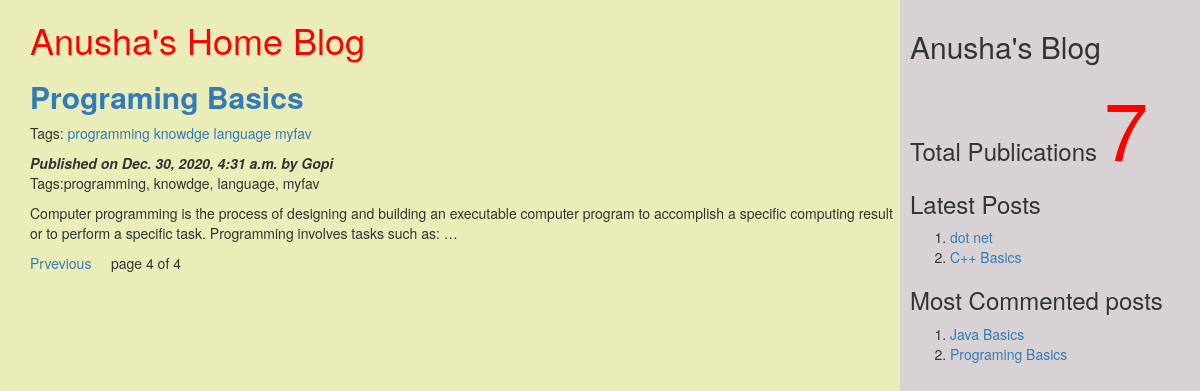
/?page=4, run on the app's committed database.
### myApp/models.py (models this page shows, shortened)
class Post(models.Model):
    tags=TaggableManager()
    STATUS_CHOICES=(('draft','Draft'),('published','Published'))
    title=models.CharField(max_length=200)
    slug=models.SlugField(max_length=264,unique_for_date='publish')
    author=models.ForeignKey(User,related_name='blog_posts',on_delete=models.CASCADE)
    body=models.TextField()
    publish=models.DateTimeField(default=timezone.now)
    created=models.DateTimeField(auto_now_add=True)
    updated=models.DateTimeField(auto_now=True)
    status=models.CharField(max_length=20,choices=STATUS_CHOICES,default='draft')
    objects=CustomManager()
    class Meta:
        ordering=('-publish',)
    def get_absolute_url(self):
        return reverse('post_detail',args=[self.publish.year,self.publish.strftime('%m'),self.publish.strftime('%d'),self.slug])

### myApp/views.py (the view)
# urls.py: url(r'^$',views.post_list_view),
def post_list_view(request,tag_slug=None):
    post_list=Post.objects.all()
    tag=None
    if tag_slug:
        tag=get_object_or_404(Tag,slug=tag_slug) #provided slug
        post_list=post_list.filter(tags__in=[tag])
    paginator=Paginator(post_list,2) #step1
    page_number=request.GET.get('page')#step2
    try:
        post_list=paginator.page(page_number)#step2
    except PageNotAnInteger:
        post_list=paginator.page(1)#step3
    except EmptyPage:
        post_list=Paginator.page(paginator.num_pages) #page4
    d={'post_list':post_list,'tag':tag}
    return render(request,'myApp/post_list.html',d)

### myApp/models.py (called while the page is built)
    def get_queryset(self):
        return super().get_queryset().filter(status='published')

### myApp/templatetags/mytags.py (called while the page is built)
@register.simple_tag
def total_posts():
    return Post.objects.count()

@register.inclusion_tag('myApp/latest_post.html')
def show_latest_posts(count=3):
    latest_post=Post.objects.order_by('-publish')[:count]
    return {'latest_posts':latest_post}

@register.simple_tag
def get_most_commented_posts(count=2):
    return Post.objects.annotate(total_comments=Count('comments')).order_by('-total_comments')[:count]

### templates/myApp/post_list.html (shortened to what this page needs)
<!DOCTYPE html>
<html lang="en" dir="ltr">
{%extends 'myApp/parent.html'%}
    {% block content_block%}
    <h1 style="color:red">Anusha's Home Blog</h1>
    {%for post in post_list%}
    <a href="{{post.get_absolute_url}}"><h2><b>{{post.title}}</b></h2></a>
    <p>Tags:
      {%for t in post.tags.all%}
      <a href="{%url 'post_list_by_tag_name' t.slug%}">{{t.name}}</a>
      {%endfor%}</p>
    <i><b>Published on {{post.publish}} by {{post.author|title}}</b></i>
    <p>Tags:{{post.tags.all|join:', '}}</p>
    {{post.body|truncatewords:30|linebreaks}}
    {%endfor%}
    {%include 'myApp/pagination.html' with page=post_list%}
    {%endblock%}

### templates/myApp/parent.html (shortened to what this page needs)
<html>
{% load mytags %}
  <head>
    <link rel="stylesheet" href="https://maxcdn.bootstrapcdn.com/bootstrap/3.3.7/css/bootstrap.min.css">
  </head>
  <body>
    <div class="content" style="width:75%;float:left;background-color:#eaedb7;height:1000px;padding:0 0 0 30px">
              {%block content_block%}
              {%endblock%}
    </div>
    <div class="sidebar" style="width:25%;float:right;background-color:#d9d2d4;height:1000px;padding:10px">
      <h2>Anusha's Blog</h2>
      <h3> Total Publications
        <span style="color:red; font-size:80px">
        {% total_posts %}
        </span>
        <h3>Latest Posts </h3>
        {%show_latest_posts 2%}
        <h3>Most Commented posts</h3>
        {% get_most_commented_posts as m %}
        <ol>
          {% for post in m%}
          <li><a href="{{post.get_absolute_url}}">{{post.title}}</a></li>
          {%endfor%}
        </ol>
  </body>
</html>

### templates/myApp/latest_post.html
<!DOCTYPE html>
  <body>
    <ol>
    {%for post in latest_posts %}
    <li><a href="{{post.get_absolute_url}}">{{post.title}}</a></li>
    {%endfor%}
      </ol>
  </body>
</html>

### data on the page
Post: title "Programing Basics", publish "Dec. 30, 2020, 4:31 a.m.", author "Gopi", tags.all "programming, knowdge, language, myfav", body "Computer programming is the process of designing and building an executable computer program to accomplish a specific computing result or to perform a specific task. Programming involves tasks such as: …"
Tag: name "programming"
Tag: name "knowdge"
Tag: name "language"
Tag: name "myfav"
Post: title "dot net"
Post: title "C++ Basics"
Post: title "Java Basics"

### other printed values
{{ page.number }} "4"
{{ page.paginator.num_pages }} "4"
